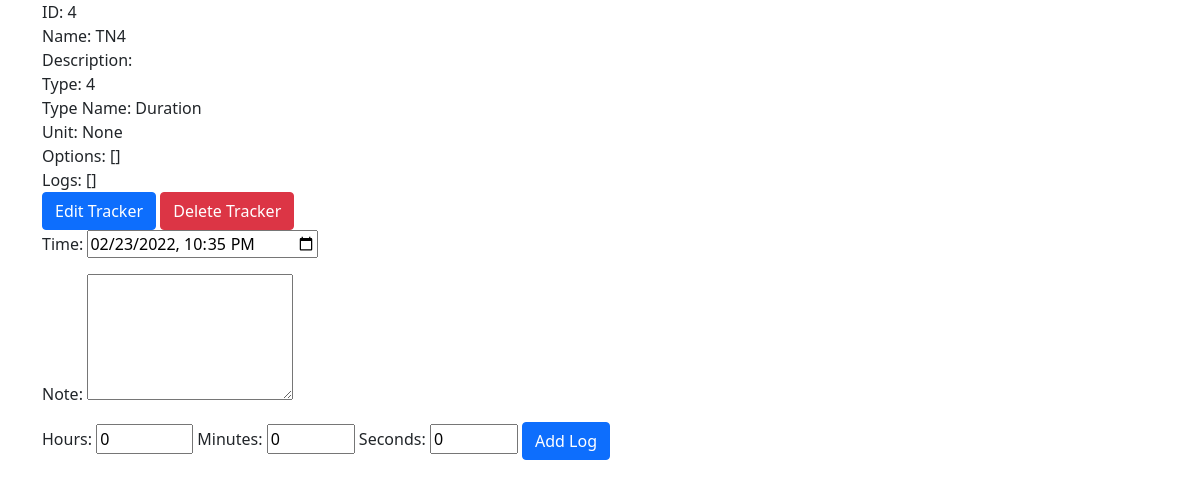
The app's page /trackers/view?id=4 (signed in), older data.
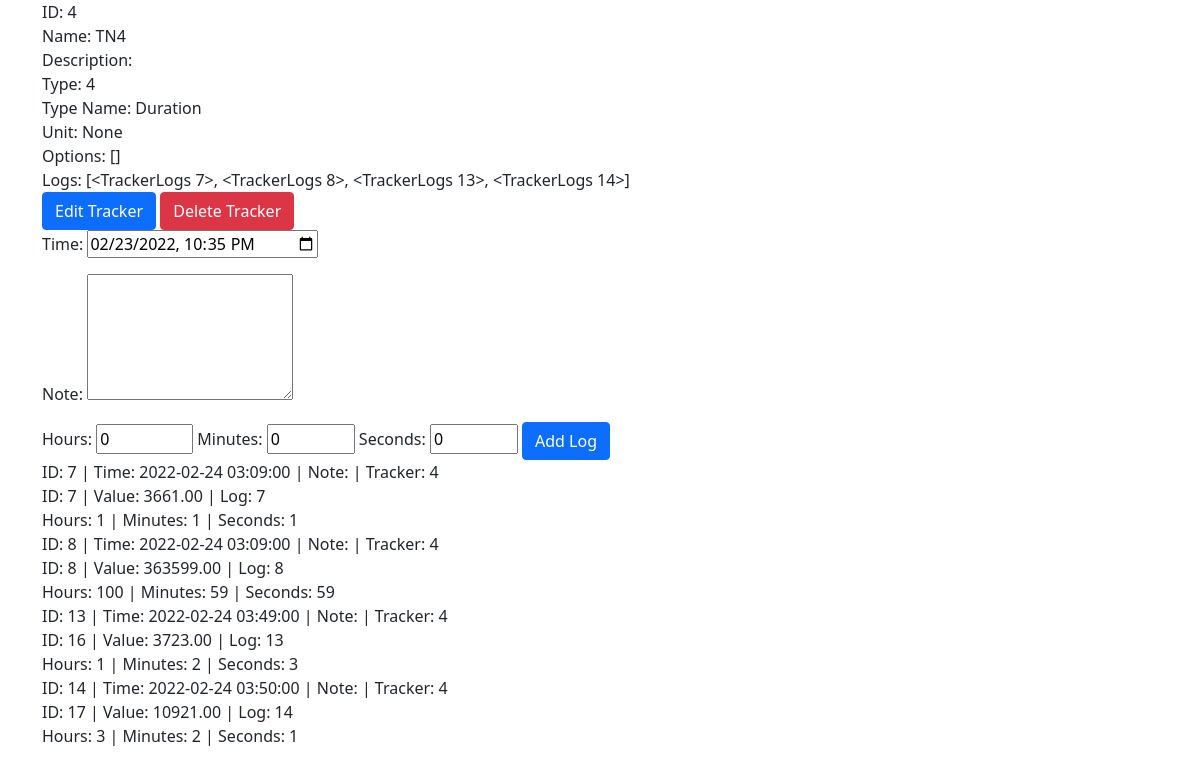
The same page, newer data.
### models/models.py (models this page shows)
class TrackerModel(db.Model):
    __tablename__ = "trackers"
    t_id = db.Column(db.Integer(), primary_key=True)
    t_name = db.Column(db.String(64), nullable=False)
    t_desc = db.Column(db.String(256))
    t_type = db.Column(db.Integer(), db.ForeignKey("tracker_types.tt_id", ondelete="CASCADE"), nullable=False)
    t_user = db.Column(db.Integer(), db.ForeignKey("users.id", ondelete="CASCADE"), nullable=False)
    t_type_name = db.relationship("TrackerTypes", uselist=False)
    t_unit = db.relationship("TrackerUnit", cascade="all, delete", uselist=False)
    t_options = db.relationship("TrackerOptions", cascade="all, delete")
    t_logs = db.relationship("TrackerLogs", cascade="all, delete")

class TrackerTypes(db.Model):
    __tablename__ = "tracker_types"
    tt_id = db.Column(db.Integer(), primary_key=True, autoincrement=True)
    tt_name = db.Column(db.String(64), unique=True, nullable=False)

class TrackerLogs(db.Model):
    __tablename__ = "tracker_logs"
    tl_id = db.Column(db.Integer(), primary_key=True, autoincrement=True)
    tl_time = db.Column(db.DateTime(), nullable=False)
    tl_note = db.Column(db.String(256))
    tl_tracker = db.Column(db.Integer(), db.ForeignKey("trackers.t_id", ondelete="CASCADE"), nullable=False)
    tl_vals = db.relationship("TrackerValues", cascade="all, delete")

class TrackerValues(db.Model):
    __tablename__ = "tracker_vals"
    tv_id = db.Column(db.Integer(), primary_key=True, autoincrement=True)
    tv_val = db.Column(db.Numeric(10, 2), nullable=False)
    tv_log = db.Column(db.Integer(), db.ForeignKey("tracker_logs.tl_id", ondelete="CASCADE"), nullable=False)

### views/views.py (the view, shortened to what this page needs)
@app.route("/trackers/view", methods=["GET", "POST"])
@login_required
def trackers_view():
    t_id = request.args.get("id", "")
    if not (t_id.isdigit()):
        flash("Invalid Tracker", "danger")
        return redirect("/trackers")
    t_id = int(t_id)
    tracker = TrackerModel.query.filter(TrackerModel.t_id == t_id, TrackerModel.t_user == current_user.id).first()
    if not tracker:
        flash("Invalid Tracker", "danger")
        return redirect("/trackers")
    options = {x.to_id: x.to_name for x in tracker.t_options}
    return render_template("trackers/view.html", user=current_user, tracker=tracker, options=options)

### auth/auth.py (called while the page is built)
@login.user_loader
def load_user(id):
    return UserModel.query.get(int(id))

### templates/trackers/view.html (shortened to what this page needs)
<!DOCTYPE html>
<html lang="en">
    <head>
        <link rel="stylesheet" href="{{ url_for('static', filename='css/bootstrap.min.css')}}">
        <link rel="stylesheet" href="{{ url_for('static', filename='css/fontawesome.all.min.css')}}">
        <link rel="stylesheet" href="{{ url_for('static', filename='css/card.css')}}">
    </head>
    <body>
        <div class="container">
            <div>ID: {{ tracker.t_id }}</div>
            <div>Name: {{ tracker.t_name }}</div>
            <div>Description: {{ tracker.t_desc }}</div>
            <div>Type: {{ tracker.t_type }}</div>
            <div>Type Name: {{ tracker.t_type_name.tt_name }}</div>
            <div>Unit: {{ tracker.t_unit }}</div>
            <div>Options: {{ tracker.t_options }}</div>
            <div>Logs: {{ tracker.t_logs }}</div>
        </div>
        <div class="container">
            <a href="/trackers/edit?id={{ tracker.t_id }}" class="btn btn-primary">Edit Tracker</a>
            <form action="" method="POST" style="display: inline;">
                <button type="submit" class="btn btn-danger">Delete Tracker</button>
            </form>
        </div>
        <div class="container">
            <form action="" method="POST">
                <p>
                    <label for="tl_time">Time:</label>
                    <input type="datetime-local" id="tl_time" name="tl_time" required>
                </p>
                <p>
                    <label for="tl_note">Note:</label>
                    <textarea rows="5" id="tl_note" name="tl_note" maxlength="256"></textarea>
                </p>
                {% if tracker.t_type_name.tt_name == "Boolean" %}
                <label for="tl_val">Value:</label>
                <select id="tl_val" name="tl_val" required>
                    <option value="1" selected>Yes</option>
                    <option value="0">No</option>
                </select>
                {% elif tracker.t_type_name.tt_name == "Integer" %}
                <label for="tl_val">Value:</label>
                <input type="number" step="1" id="tl_val" name="tl_val" required>{{ tracker.t_unit.tu_name }}
                {% elif tracker.t_type_name.tt_name == "Decimal" %}
                <label for="tl_val">Value:</label>
                <input type="number" step="0.01" id="tl_val" name="tl_val" required>{{ tracker.t_unit.tu_name }}
                {% elif tracker.t_type_name.tt_name == "Duration" %}
                <label for="tl_val_h">Hours:</label>
                <input type="number" step="1" min="0" max="100" id="tl_val_h" name="tl_val_h" value="0" required>
                <label for="tl_val_m">Minutes:</label>
                <input type="number" step="1" min="0" max="59" id="tl_val_m" name="tl_val_m" value="0" required>
                <label for="tl_val_s">Seconds:</label>
                <input type="number" step="1" min="0" max="59" id="tl_val_s" name="tl_val_s" value="0" required>
                {% elif tracker.t_type_name.tt_name == "Multi Select" %}
                {% for option in tracker.t_options %}
                <input type="checkbox" id="tl_val[{{ option.to_id }}]" name="tl_val[{{ option.to_id }}]" value="1">
                <label for="tl_val[{{ option.to_id }}]">{{ option.to_name }}</label><br>
                {% endfor %}
                {% endif %}
                <button type="submit" class="btn btn-primary">Add Log</button>
            </form>
        </div>
        <div class="container">
            {% for log in tracker.t_logs %}
            <div>
                <div>
                    ID: {{ log.tl_id }} | Time: {{ log.tl_time }} | Note: {{ log.tl_note }} | Tracker: {{ log.tl_tracker }}
                    {% for val in log.tl_vals %}
                    <br>
                    ID: {{ val.tv_id }} | Value: {{ val.tv_val }} | Log: {{ val.tv_log }}
                    <br>
                    {% if tracker.t_type_name.tt_name == "Boolean" %}
                        {% if val.tv_val | int == 1 %}
                        Yes
                        {% elif val.tv_val | int == 0 %}
                        No
                        {% endif %}
                    {% elif tracker.t_type_name.tt_name == "Integer" %}
                        {{ val.tv_val | int }}
                    {% elif tracker.t_type_name.tt_name == "Decimal" %}
                        {{ val.tv_val | round(2) }}
                    {% elif tracker.t_type_name.tt_name == "Duration" %}
                        Hours: {{ val.tv_val // 3600 }} | Minutes: {{ (val.tv_val % 3600) // 60 }} | Seconds: {{ (val.tv_val % 60) | int }}
                    {% elif tracker.t_type_name.tt_name == "Single Select" %}
                        {{ options[val.tv_val | int] }}
                    {% elif tracker.t_type_name.tt_name == "Multi Select" %}
                        {{ options[val.tv_val | int] }}
                    {% endif %}
                    {% endfor %}
                </div>
            </div>
            {% endfor %}
        </div>
    </body>
</html>

Row changes from the older to the newer data that the page shows:
added TrackerLogs: tl_id "7", tl_time "2022-02-24 03:09:00", tl_tracker "4"
added TrackerValues: tv_id "7", tv_val "3661.00", tv_log "7", tv_val "1", (val.tv_val%3600)//60 "1", (val.tv_val%60)|int "1"
added TrackerLogs: tl_id "8", tl_time "2022-02-24 03:09:00", tl_tracker "4"
added TrackerValues: tv_id "8", tv_val "363599.00", tv_log "8", tv_val "100", (val.tv_val%3600)//60 "59", (val.tv_val%60)|int "59"
added TrackerLogs: tl_id "13", tl_time "2022-02-24 03:49:00", tl_tracker "4"
added TrackerValues: tv_id "16", tv_val "3723.00", tv_log "13", tv_val "1", (val.tv_val%3600)//60 "2", (val.tv_val%60)|int "3"
added TrackerLogs: tl_id "14", tl_time "2022-02-24 03:50:00", tl_tracker "4"
added TrackerValues: tv_id "17", tv_val "10921.00", tv_log "14", tv_val "3", (val.tv_val%3600)//60 "2", (val.tv_val%60)|int "1"
Text that changed along with them:
{{ tracker.t_logs }}: "[]" → "[<TrackerLogs 7>, <TrackerLogs 8>, <TrackerLogs 13>, <TrackerLogs 14>]"
